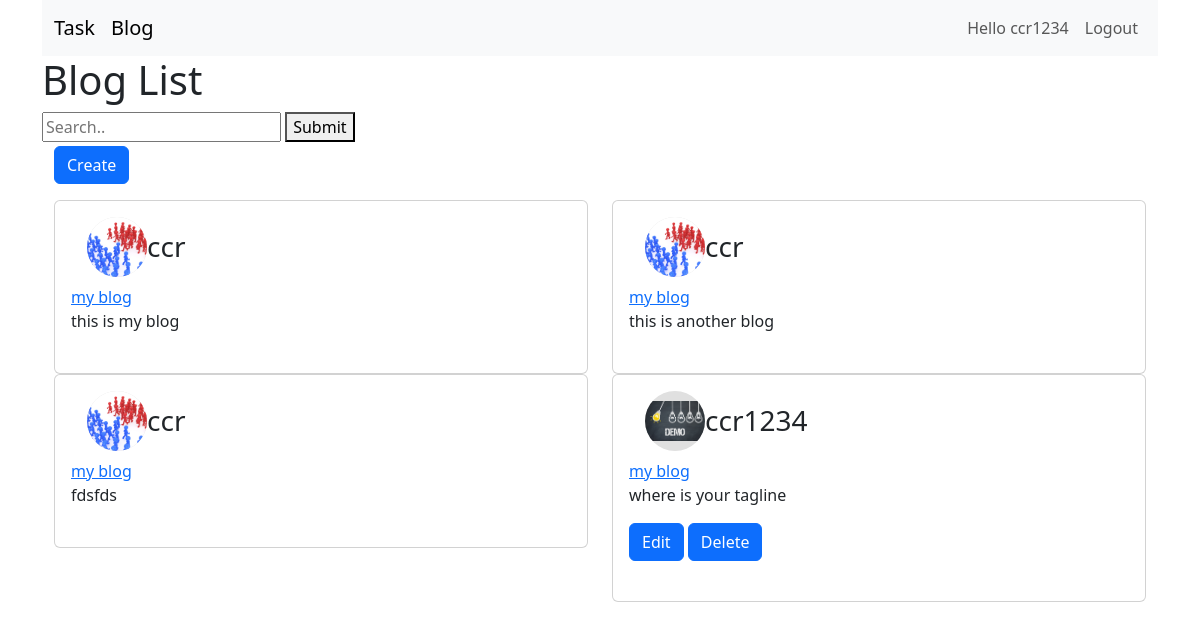
/taskapp/blog/ (signed in), run on the app's committed database.
### TaskApp/models.py (models this page shows, shortened)
class Blog(models.Model):
    creator = models.ForeignKey(User, on_delete=models.CASCADE, related_name="userblog")
    image = models.ImageField(upload_to='static/profile/', null=True, blank=True)
    slug = models.SlugField(unique=True, max_length=100)
    name = models.CharField(max_length=100)
    tagline = models.TextField()

class Timestamp(models.Model):
    created_at = models.DateTimeField(auto_now_add=True, blank=True, null=True)
    updated_at = models.DateTimeField(auto_now=True, blank=True, null=True)
    class Meta:
        abstract = True

class Userprofile(Timestamp):
    user = models.OneToOneField(User, on_delete=models.CASCADE,related_name="profile")
    image = models.ImageField(upload_to='image/',null=True,blank=True)
    address = models.CharField(max_length=255,null=True,blank=True)

### TaskApp/views.py (the view)
# urls.py: path("blog/", BlogListView.as_view(), name="blog"),
class BlogListView(LoginRequiredMixin,ListView):
    model = Blog
    template_name = 'taskapp/blog.html'
    context_object_name = 'blogs'
    slug_url_kwarg = 'slug'
    def get_queryset(self):
        query = self.request.GET.get('q')
        queryset = super().get_queryset()
        if query:
            queryset = queryset.filter(Q(name__icontains = query))
        return queryset

### templates/taskapp/blog.html (shortened to what this page needs)
{% extends 'taskapp/base.html' %}
{% load static %}
{% block body %}
<h1>Blog List</h1>
    <form method="get" action="{% url 'taskapp:blog' %}">
        <input type="text" placeholder="Search.." name="q" value="{{ request.GET.q }}">
        <button type="submit">Submit</button>
    </form>
<div class="container">
<a class="btn btn-primary mb-3 mt-1"  href="{% url 'taskapp:blog_create' %}">Create</a>
<div class="row">
  {% for blog in blogs %}
  <div class="col-sm-6">
    <div class="card">
      <div class="card-body">
        <div class="row px-3">
          <div class="profile-details">
            {% if blog.creator.profile.image %}
                <img class="profile-pic mr-3" src="{{ blog.creator.profile.image.url }}" alt="Profile Picture">
            {% else %}
                <img class="profile-pic mr-3" src="{% static '/demo.jpg' %}" alt="Default Profile Picture">
            {% endif %}
            <div>
                  <h3 class="mb-0 font-weight-normal">{{blog.creator}}</h3>
              </div>
          </div>
      </div>
        <a href="{% url 'taskapp:comment_list' blog.id %}" class="title">{{blog.name}}</a>
        <p class="card-text">{{blog.tagline}}</p>
        {% if user.is_authenticated and user == blog.creator %}
        <a href="{% url 'taskapp:blog_update' slug=blog.slug %}" class="btn btn-primary">Edit</a>
        <a href="{% url 'taskapp:blog_delete' slug=blog.slug %}" class="btn btn-primary">Delete</a>
      {% endif %}
      </div>
    </div>
  </div>
  {% empty %}
  <h3>No blog found </h3>
  {% endfor %}
</div>
</div>
{%  endblock body%}

### templates/taskapp/base.html (shortened to what this page needs)
<!DOCTYPE html>
<html lang="en">
<head>
    <link href="https://cdn.jsdelivr.net/npm/bootstrap@5.3.1/dist/css/bootstrap.min.css" rel="stylesheet">
</head>
<body>
<div class="container">
    {% if request.user.is_authenticated %}
        <nav class="navbar navbar-expand-lg bg-body-tertiary">
            <div class="container-fluid">
                <a class="navbar-brand" href="{% url 'taskapp:task_list' %}">Task</a>
                <a class="navbar-brand" href="{% url 'taskapp:blog' %}">Blog</a>
                <div class="collapse navbar-collapse" id="navbarSupportedContent">
                    <ul class="navbar-nav ml-auto">
                        <li class="nav-item">
                            <a class="nav-link" href="#">Hello {{ request.user.username }}</a>
                        </li>
                        <li class="nav-item">
                            <a class="nav-link" href="{% url 'taskapp:logout' %}">Logout</a>
                        </li>
                    </ul>
                </div>
            </div>
        </nav>
    {% endif %}
    {% block body %}
    {% endblock body %}
</div>
</body>
</html>

### templates/taskapp/blog.html (style rules this page uses)
.profile-pic { width: 60px; height: 60px; border-radius: 50%; object-fit: contain; background-color: #E0E0E0; }
.profile-details { display: flex; align-items: center; }
.mb-0 { margin-bottom: 0; }

### data on the page
Blog: creator.profile.image (picture), creator "ccr", name "my blog", tagline "this is my blog"
Blog: creator.profile.image (picture), creator "ccr", name "my blog", tagline "this is another blog"
Blog: creator.profile.image (picture), creator "ccr", name "my blog", tagline "fdsfds"
Blog: creator "ccr1234", name "my blog", tagline "where is your tagline", shows "Edit"

### other printed values
{{ request.user.username }} "ccr1234"
